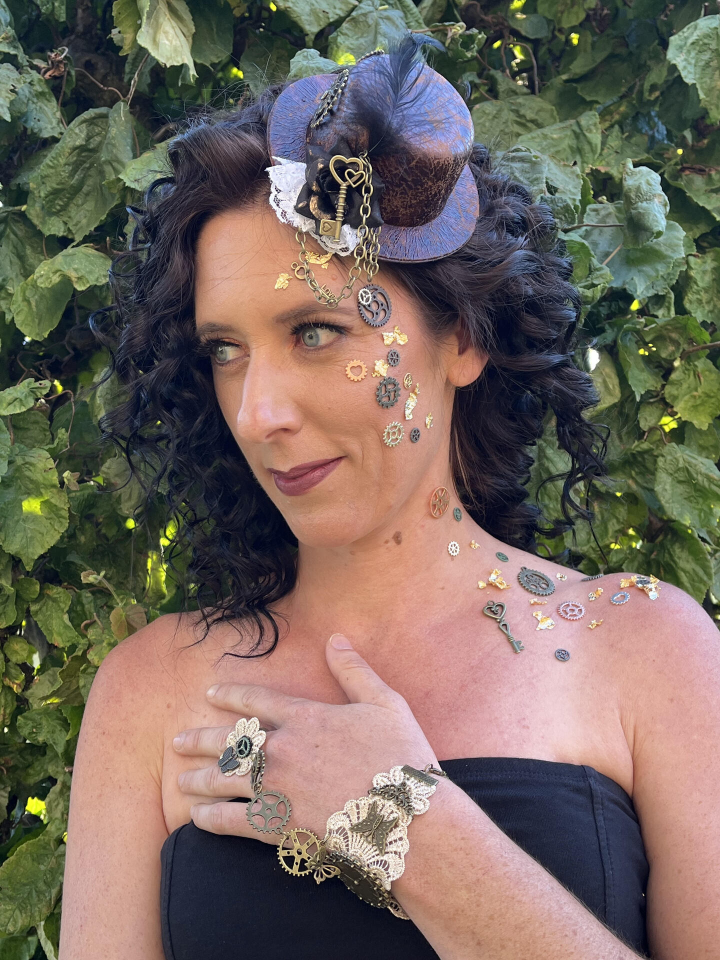
#> input picture pic/gallery/pics/fotoshooting.01.jpg, 1440 x 1920 px, found by its file name (shown at 1/2 size); its folder holds 4 pictures in this run
$ python thumbnails.py
#> lines starting #> are read from the running program, lines starting #| are printed output that depends on the picture
from PIL import Image
import os

def create_thumbnail(input_image_path, output_image_path, size=(128, 128)):
    """
    Create a thumbnail of an image.

    :param input_image_path: Path to the input image.
    :param output_image_path: Path to save the thumbnail.
    :param size: Tuple (width, height) of the thumbnail size.
    """
    try:
        with Image.open(input_image_path) as img:
            img.thumbnail(size)
            img.save(output_image_path)

        print(f"Thumbnail created and saved to {output_image_path}")
    except Exception as e:
        print(f"An error occurred: {e}")

def batch_create_thumbnails(input_folder, output_folder, size=(128, 128)):
    """
    Create thumbnails for all images in a folder.

    :param input_folder: Path to the folder containing images.
    :param output_folder: Path to save the thumbnails.
    :param size: Tuple (width, height) of the thumbnail size.
    """
#> called with size = (128, 128)
    # Ensure the output folder exists
    if not os.path.exists(output_folder):
        os.makedirs(output_folder)

    # Iterate over all files in the input folder
    for filename in os.listdir(input_folder):
        input_image_path = os.path.join(input_folder, filename)
        output_image_path = os.path.join(output_folder, filename)

        # Check if the file is an image
        if filename.lower().endswith(('.png', '.jpg', '.jpeg', '.bmp', '.gif', '.tiff')):
            create_thumbnail(input_image_path, output_image_path, size)
#> call 2 of create_thumbnail, with size = (128, 128)
#> in create_thumbnail, img is the input picture: PIL image 1440x1920 RGB; mean R, G, B 116.4, 103.6, 94.6
#> in create_thumbnail (call 2), `img.thumbnail(size)`:
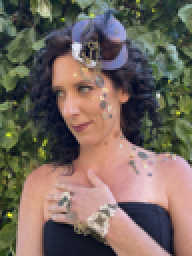
#> img: PIL image 96x128 RGB (shown 2 times larger); mean R, G, B 116.4, 103.6, 94.6
        else:
            print(f"Skipping non-image file: {filename}")
#> pass 2 of the loop in batch_create_thumbnails, `for filename in os.listdir(input_folder):`:
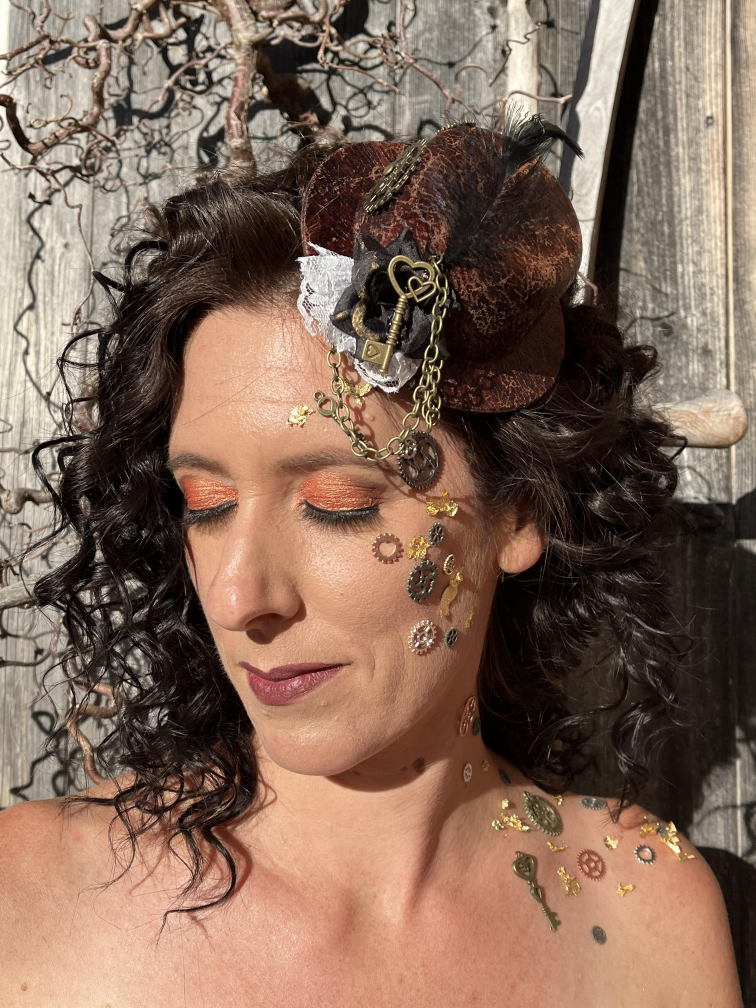
#> input picture pic/gallery/pics/fotoshooting.04.jpg, 3024 x 4032 px, found by its file name (shown at 1/4 size)
#> in create_thumbnail, img is the input picture: PIL image 3024x4032 RGB; mean R, G, B 130, 103.9, 88
#> in create_thumbnail (call 3), `img.thumbnail(size)`:
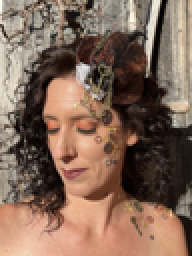
#> img: PIL image 96x128 RGB (shown 2 times larger); mean R, G, B 130, 103.9, 88
#> pass 3 of the loop in batch_create_thumbnails, `for filename in os.listdir(input_folder):`:
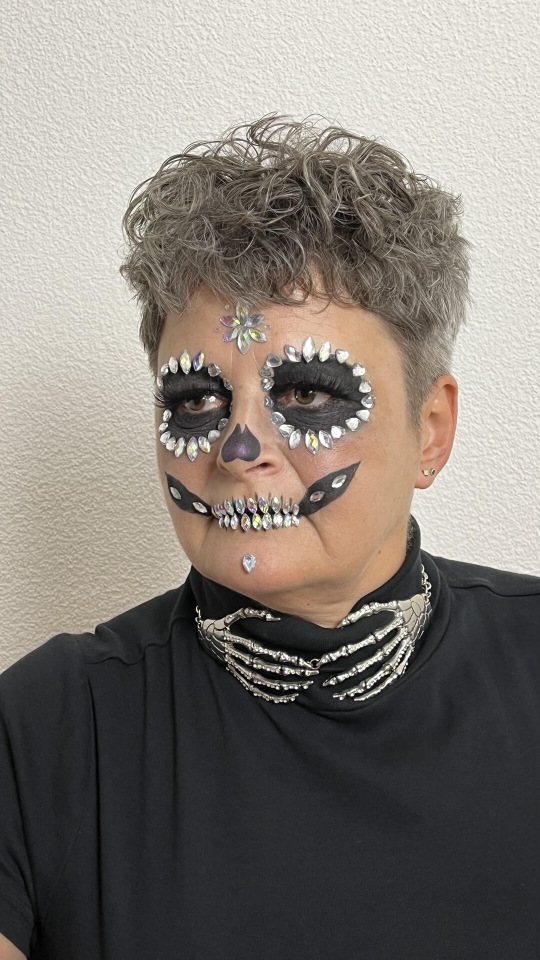
#> input picture pic/gallery/pics/fotoshooting.07.jpg, 1080 x 1920 px, found by its file name (shown at 1/2 size)
#> in create_thumbnail, img is the input picture: PIL image 1080x1920 RGB; mean R, G, B 131.1, 124.6, 118.2
#> in create_thumbnail (call 4), `img.thumbnail(size)`:
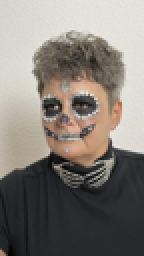
#> img: PIL image 72x128 RGB (shown 2 times larger); mean R, G, B 131.1, 124.6, 118.2
#> the loop made 4 passes; the first 3 are shown

if __name__ == "__main__":
    # Example usage
    input_image_path = "input_image.jpg"  # Path to your input image
    output_image_path = "thumbnail.jpg"  # Path to save the thumbnail
    thumbnail_size = (128, 128)  # Desired thumbnail size

    # Create a single thumbnail
    create_thumbnail(input_image_path, output_image_path, thumbnail_size)

    # Example for batch processing
    input_folder = "/home/jku/proj/shs/www.sonjas-haarstyle.ch/static/pic/gallery/pics/"  # Folder containing images
    output_folder = "/home/jku/proj/shs/www.sonjas-haarstyle.ch/static/pic/gallery/thumbnail/"  # Folder to save thumbnails

    # Create thumbnails for all images in the folder
    batch_create_thumbnails(input_folder, output_folder, thumbnail_size)
